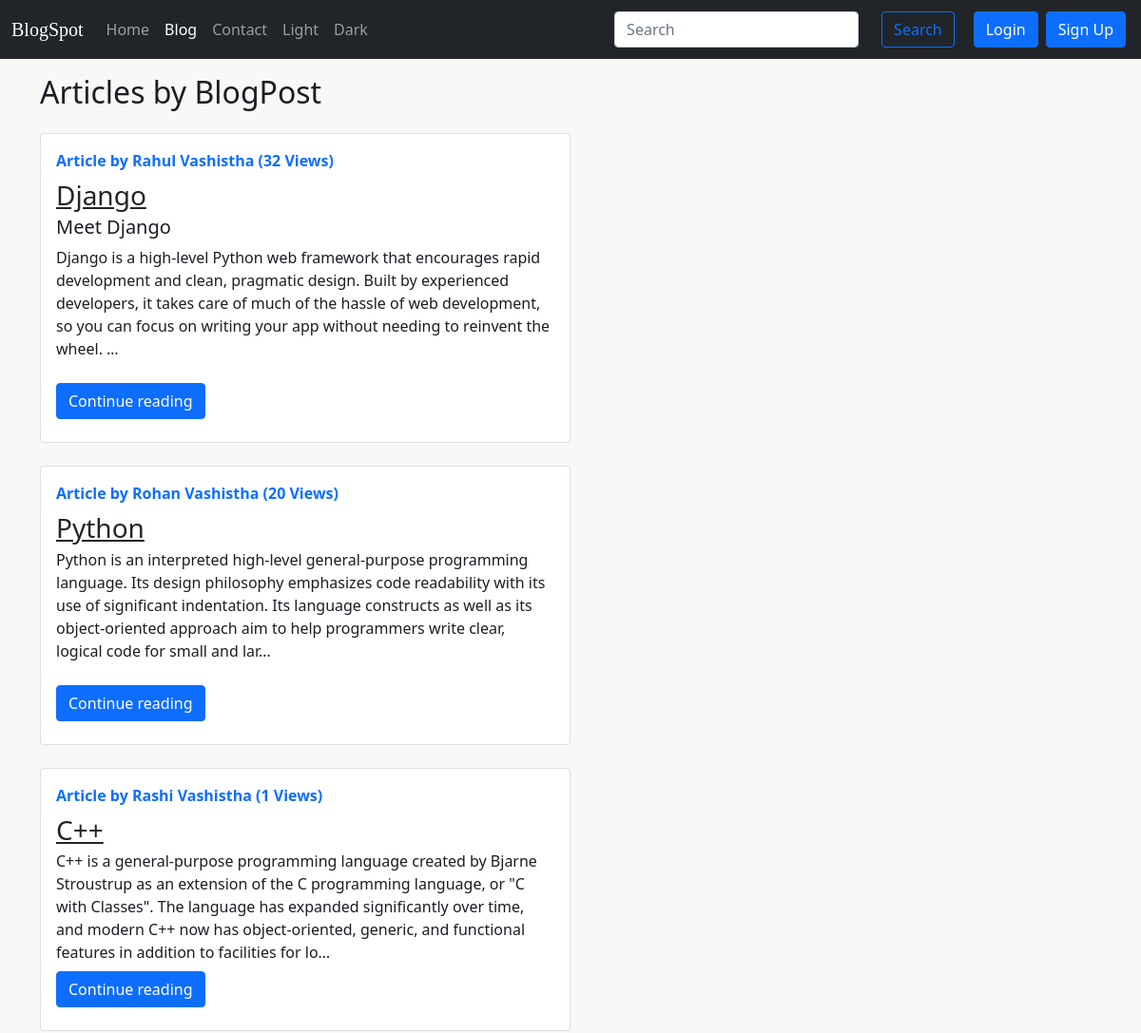
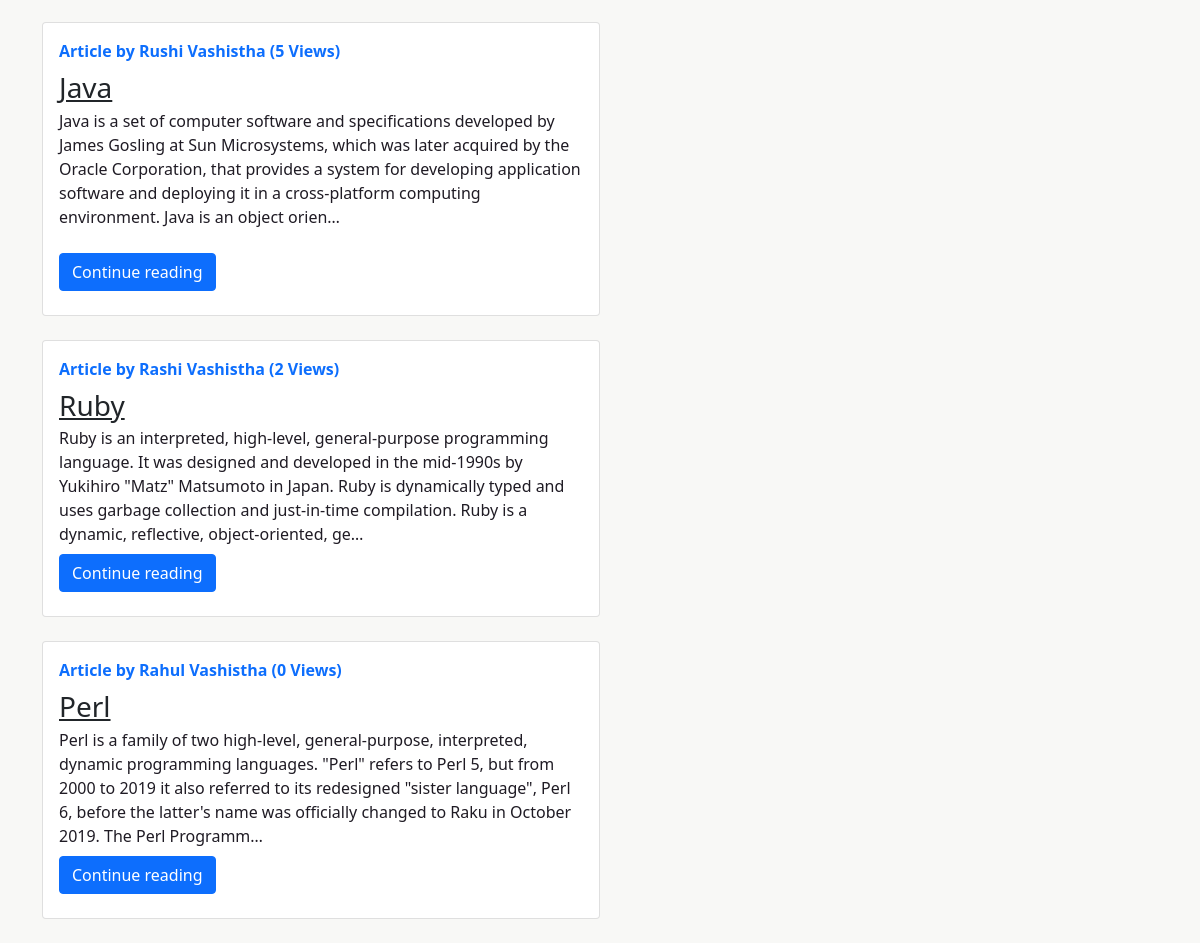
/blog/, run on an earlier commit of the app's database (2 pictures, top to bottom).
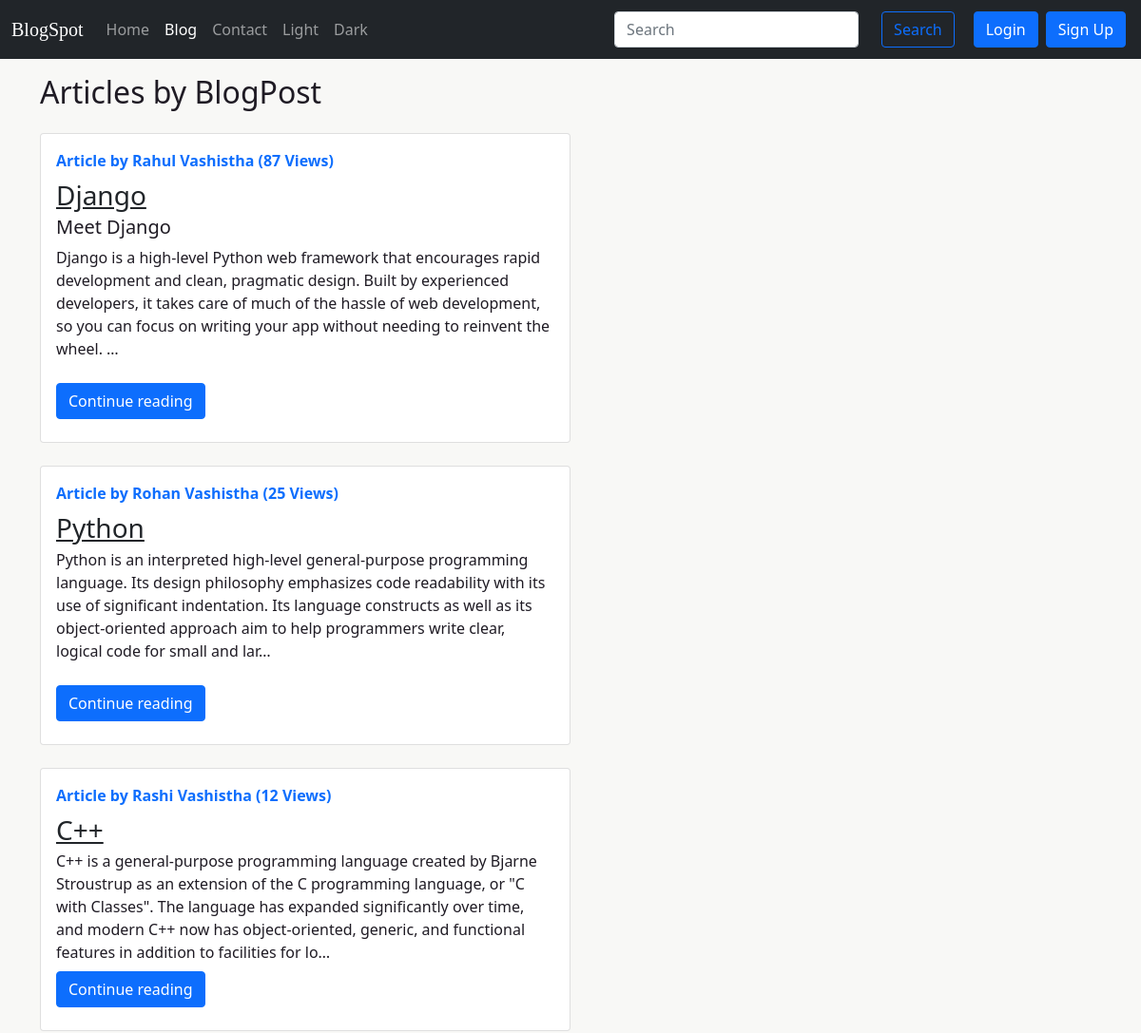
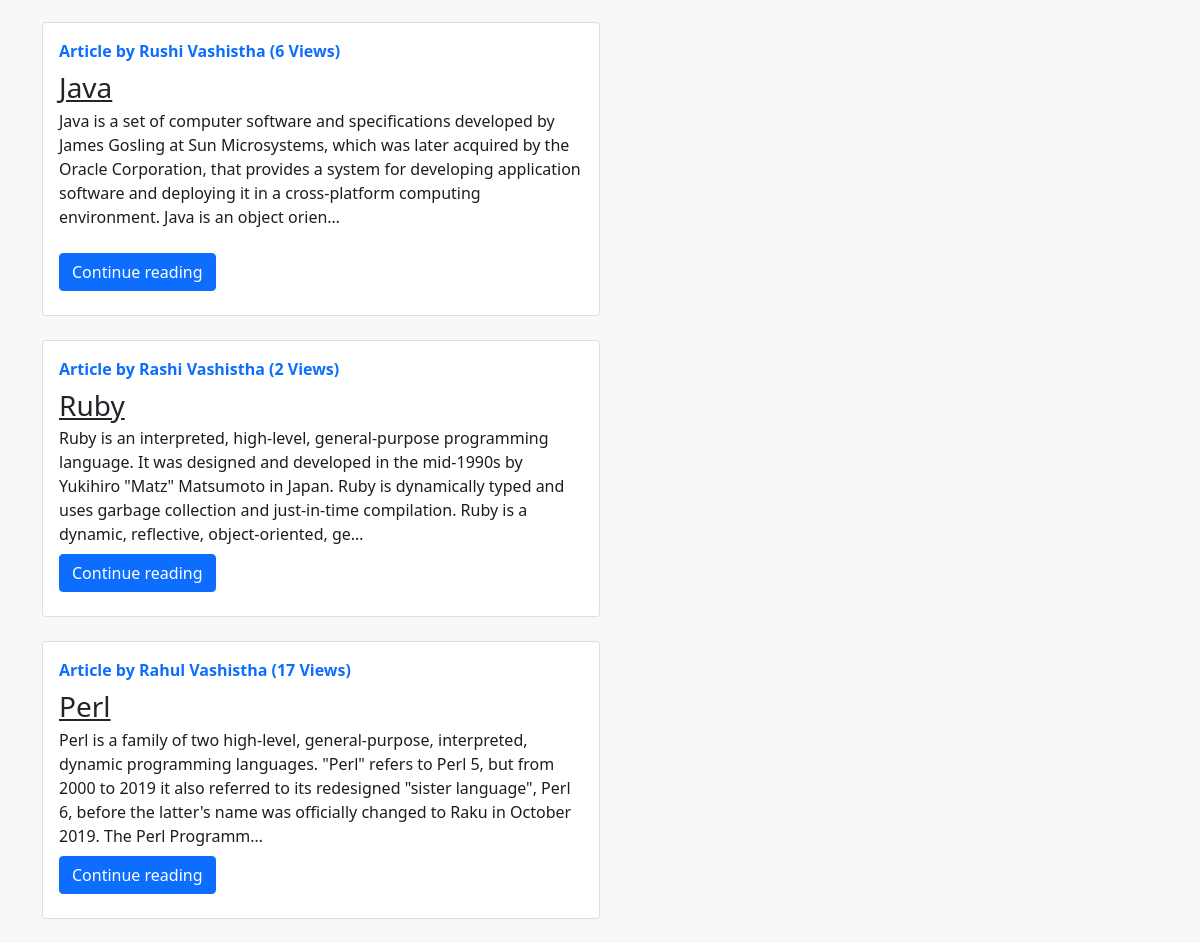
And on a later commit of the database (2 pictures, top to bottom).
### blog/models.py (models this page shows, shortened)
class Post(models.Model):
    sno = models.AutoField(primary_key=True)
    title = models.CharField(max_length=200)
    content = RichTextField()
    author = models.CharField(max_length=40)
    views = models.IntegerField(default=0)
    slug = models.CharField(max_length=140)
    timeStamp = models.DateTimeField(blank=True)

### blog/views.py (the view)
# urls.py: path('', views.blogHome, name='blogHome'),
def blogHome(request):
    allPosts = Post.objects.all()
    context = {'allPosts': allPosts}
    return render(request, 'blog/blogHome.html', context)

### templates/blog/blogHome.html (shortened to what this page needs)
{% extends "base.html" %}
{%block blogactive %} active {% endblock blogactive %}
{% block body %}
<div class="container my-3">
    <h2>Articles by BlogPost</h2>
    {% for post in allPosts %}
    <div class="col-md-6 my-4">
        <div class="card flex-md-row mb-4 box-shadow h-md-250">
            <div class="card-body d-flex flex-column align-items-start">
                <strong class="d-inline-block mb-2 text-primary">Article by {{post.author}}  ({{post.views}} Views)</strong>
                <h3 class="mb-0"><a href="/blog/{{post.slug}}" class="text-dark">{{post.title}}</a></h3>
                <p class="card-text mb-auto">{{post.content|safe| truncatechars:300}}</p>
                <div class="my-2">
                    <a href="/blog/{{post.slug}}" role="button" class="btn btn-primary">Continue reading</a>
                </div>
            </div>
        </div>
    </div>
    {% endfor %}
</div>
{% endblock body %}

### templates/base.html (shortened to what this page needs)
<!DOCTYPE html>
<html lang="en">
<head>
  <link href="https://cdn.jsdelivr.net/npm/bootstrap@5.1.0/dist/css/bootstrap.min.css" rel="stylesheet"
 />
  <link rel="stylesheet" type="text/css" href="/static/style.css">
  <link id="stylesheet" rel="stylesheet" type="text/css" href="/static/light.css">
</head>
<body>
<div class="navbar-container">
  <nav class="navbar navbar-expand-lg navbar-dark bg-dark">
    <div class="container-fluid">
      <a class="navbar-brand">BlogSpot</a>
      <div class="collapse navbar-collapse" id="navbarSupportedContent">
        <ul class="navbar-nav me-auto mb-2 mb-lg-0">
          <li class="nav-item">
            <a class="nav-link {% block homeactive %}{% endblock homeactive %}" aria-current="page" href="/">Home</a>
          </li>
          <li class="nav-item">
            <a class="nav-link {% block blogactive %}{% endblock blogactive %}" href="/blog">Blog</a>
          </li>
          <li class="nav-item">
            <a class="nav-link {% block contactactive %}{% endblock contactactive %}" href="/contact">Contact</a>
          </li>
          <li class="nav-item">
            <a class="nav-link" onclick="setStyleSheet('/static/light.css')" href="#lightmode">Light</a>
          </li>
          <li class="nav-item">
            <a class="nav-link" onclick="setStyleSheet('/static/dark.css')" href="#darkmode">Dark</a>
          </li>
        </ul>
        <form method="get" action="/search" class="d-flex">
          <input name="searchquery" id="searchquery" class="form-control me-2" type="search" placeholder="Search"
            aria-label="Search" />
          <button class="btn btn-outline-primary mx-3" type="submit">
            Search
          </button>
        </form>
        {% if user.is_authenticated %}
        <ul class="navbar-nav ml-auto mb-2 mb-lg-0">
          <li class="nav-item dropdown">
            <a class="nav-link dropdown-toggle out" href="#" id="navbarDropdown" role="button" data-bs-toggle="dropdown"
              aria-expanded="false">
              Welcome {{request.user}}
            </a>
            <ul class="dropdown-menu" aria-labelledby="navbarDropdown">
              <li><a class="dropdown-item" href="/logout">Logout</a></li>
              <li><a class="dropdown-item" href="/changepassword" role="button">Change Password</a></li>
            </ul>
          </li>
        </ul>
        {% else %}
        <button type="submit" class="btn btn-primary m-1" data-bs-toggle="modal" data-bs-target="#loginModal">
          Login
        </button>
        <button type="submit" class="btn btn-primary m-1" data-bs-toggle="modal" data-bs-target="#signupModal">
          Sign Up
        </button>
        {% endif %}
      </div>
    </div>
  </nav>
</div>
  {% block body %} {% endblock body %}
</body>
</html>

### static/style.css (style rules this page uses)
.navbar-brand { font-family: 'Cedarville Cursive', cursive; color: blue; }
body { background-color: var(--bg); }

### static/light.css (style rules this page uses)
body { background-color: #F8F8F6; color: #1F1B24; }

What changed in the data, as far as the page shows it:
changed Post "Django": views "32" → "87"
changed Post "Python": views "20" → "25"
changed Post (number 3 of 6 on the later page): views "1" → "12"
changed Post "Java": views "5" → "6"
changed Post "Perl": views "0" → "17"
